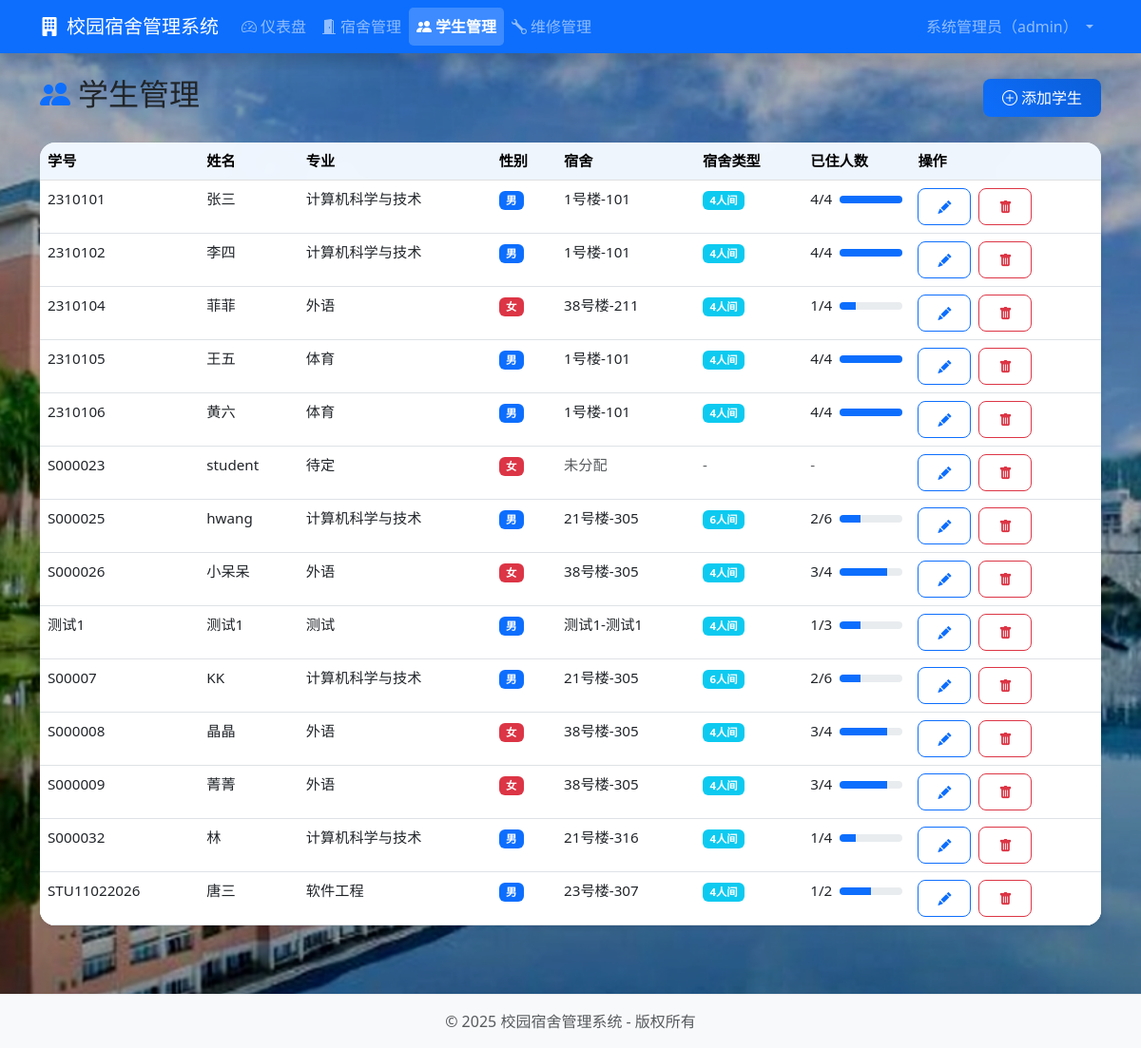
The page /admin/students (signed in) on the database its author committed.
### app.py (models this page shows)
class Student(db.Model):
    id = db.Column(db.Integer, primary_key=True)
    user_id = db.Column(db.Integer, db.ForeignKey('user.id'), unique=True, nullable=False)
    student_id = db.Column(db.String(20), unique=True, nullable=False)  # 学号
    major = db.Column(db.String(50), nullable=False)  # 专业
    gender = db.Column(db.String(10), nullable=False)  # 性别
    dormitory_id = db.Column(db.Integer, db.ForeignKey('dormitory.id'), nullable=True)  # 宿舍
    bed_number = db.Column(db.String(10), nullable=True)  # 床位号
    phone = db.Column(db.String(20), nullable=True)  # 联系电话
    user = db.relationship('User', backref=db.backref('student', uselist=False), lazy=True)

class User(db.Model):
    id = db.Column(db.Integer, primary_key=True)
    username = db.Column(db.String(50), unique=True, nullable=False)
    password = db.Column(db.String(200), nullable=False)  # 加密存储
    role = db.Column(db.String(20), nullable=False)  # admin/student/staff
    name = db.Column(db.String(50), nullable=False)  # 真实姓名
    email = db.Column(db.String(100), unique=True, nullable=True)  # 邮箱字段，用于密码找回
    reset_token = db.Column(db.String(50), nullable=True)  # 重置密码令牌

class Dormitory(db.Model):
    id = db.Column(db.Integer, primary_key=True)
    building = db.Column(db.String(20), nullable=False)  # 楼栋（如1号楼）
    number = db.Column(db.String(20), nullable=False)  # 宿舍号（如101）
    type = db.Column(db.String(20), nullable=False)  # 类型（4人间/6人间）
    capacity = db.Column(db.Integer, nullable=False)  # 容量
    status = db.Column(db.String(20), nullable=False, default='良好')  # 状态
    students = db.relationship('Student', backref='dormitory', lazy=True)

### app.py (the view)
@app.route('/admin/students')
@login_required
@role_required('admin')
def admin_students():
    students = Student.query.join(User).join(Dormitory, isouter=True).all()
    dormitories = Dormitory.query.all()
    return render_template('admin/students.html', students=students, dormitories=dormitories)

### app.py (called while the page is built)
def login_required(f):
    @wraps(f)
    def decorated_function(*args, **kwargs):
        if 'user_id' not in session:
            flash('请先登录！', 'danger')
            return redirect(url_for('login'))
        return f(*args, **kwargs)
    return decorated_function

def role_required(role):
    def decorator(f):
        @wraps(f)
        def decorated_function(*args, **kwargs):
            if 'user_id' not in session:
                flash('请先登录！', 'danger')
                return redirect(url_for('login'))
            if session.get('role') != role:
                flash('权限不足！', 'danger')
                return redirect(url_for('index'))
            return f(*args, **kwargs)
        return decorated_function
    return decorator

### templates/admin/students.html (shortened to what this page needs)
{% extends "base.html" %}
{% block content %}
<div class="d-flex justify-content-between align-items-center mb-4">
    <h2><i class="bi bi-people-fill me-2 text-primary"></i>学生管理</h2>
    <button class="btn btn-primary" data-bs-toggle="modal" data-bs-target="#addStudentModal">
        <i class="bi bi-plus-circle me-1"></i>添加学生
    </button>
</div>
<div class="card shadow-sm rounded-4 overflow-hidden">
    <div class="card-body p-0">
        <div class="table-responsive">
            <table class="table table-hover mb-0">
                <thead class="table-light">
                    <tr>
                        <th>学号</th>
                        <th>姓名</th>
                        <th>专业</th>
                        <th>性别</th>
                        <th>宿舍</th>
                        <th>宿舍类型</th>
                        <th>已住人数</th>
                        <th>操作</th>
                    </tr>
                </thead>
                <tbody>
                    {% for student in students %}
                    <tr>
                        <td>{{ student.student_id }}</td>
                        <td>{{ student.user.name }}</td>
                        <td>{{ student.major }}</td>
                        <td>
                            {% if student.gender == '男' %}
                            <span class="badge bg-primary">{{ student.gender }}</span>
                            {% else %}
                            <span class="badge bg-danger">{{ student.gender }}</span>
                            {% endif %}
                        </td>
                        <td>
                            {% if student.dormitory %}
                            {{ student.dormitory.building }}-{{ student.dormitory.number }}
                            {% else %}
                            <span class="text-muted">未分配</span>
                            {% endif %}
                        </td>
                        <td>
                            {% if student.dormitory %}
                            <span class="badge bg-info">{{ student.dormitory.type }}</span>
                            {% else %}
                            <span class="text-muted">-</span>
                            {% endif %}
                        </td>
                        <td>
                            {% if student.dormitory %}
                            <div class="d-flex align-items-center">
                                <span class="me-2">{{ student.dormitory.students|length }}/{{ student.dormitory.capacity }}</span>
                                <div class="progress flex-grow-1" style="height: 8px;">
                                    <div class="progress-bar"
                                         role="progressbar"
                                         style="width: {{ (student.dormitory.students|length / student.dormitory.capacity * 100)|round(0) if student.dormitory.capacity > 0 else 0 }}%"
                                         aria-valuenow="{{ student.dormitory.students|length }}"
                                         aria-valuemin="0"
                                         aria-valuemax="{{ student.dormitory.capacity }}"></div>
                                </div>
                            </div>
                            {% else %}
                            <span class="text-muted">-</span>
                            {% endif %}
                        </td>
                        <td>
                            <button class="btn btn-sm btn-outline-primary me-1"
                                    data-bs-toggle="modal"
                                    data-bs-target="#editStudentModal"
                                    data-id="{{ student.id }}"
                                    data-name="{{ student.user.name }}"
                                    data-student-id="{{ student.student_id }}"
                                    data-major="{{ student.major }}"
                                    data-gender="{{ student.gender }}"
                                    data-dormitory-id="{{ student.dormitory_id or '' }}">
                                <i class="bi bi-pencil-fill"></i>
                            </button>
                            <form method="POST" action="{{ url_for('delete_student', id=student.id) }}" style="display: inline;">
                                <button type="submit" class="btn btn-sm btn-outline-danger" onclick="return confirm('确定要删除该学生吗？')">
                                    <i class="bi bi-trash-fill"></i>
                                </button>
                            </form>
                        </td>
                    </tr>
                    {% else %}
                    <tr>
                        <td colspan="8" class="text-center py-4 text-muted">暂无学生数据</td>
                    </tr>
                    {% endfor %}
                </tbody>
            </table>
        </div>
    </div>
</div>
{% endblock %}

### static/css/custom.css (style rules this page uses)
body { font-family: 'Segoe UI', Tahoma, Geneva, Verdana, sans-serif; background-color: #f8f9fa; }
.site-background { position: relative; z-index: 1; background-color: transparent !important; }
.card { background-color: rgba(255, 255, 255, 0.9); backdrop-filter: blur(5px); border: none; border-radius: 1rem; box-shadow: 0 0.5rem 1rem rgba(0, 0, 0, 0.1); transition: all 0.3s ease; margin-bottom: 1.5rem; }
.card-body { padding: 1.5rem; }
.btn { border-radius: 0.5rem; transition: all 0.2s ease; font-weight: 500; padding: 0.5rem 1.25rem; }
.btn-primary { background: linear-gradient(45deg, #0d6efd, #0b5ed7); border: none; }
.table { font-size: 0.95rem; background-color: rgba(255, 255, 255, 0.8); border-radius: 0.5rem; }
.table th { font-weight: 600; background-color: rgba(0, 123, 255, 0.05); }

### rows shown on the page
Student: student_id "2310101", user.name "张三", major "计算机科学与技术", gender "男", dormitory.building "1号楼", dormitory.number "101", dormitory.type "4人间", dormitory.students|length "4", dormitory.capacity "4"
Student: student_id "2310102", user.name "李四", major "计算机科学与技术", gender "男", dormitory.building "1号楼", dormitory.number "101", dormitory.type "4人间", dormitory.students|length "4", dormitory.capacity "4"
Student: student_id "2310104", user.name "菲菲", major "外语", gender "女", dormitory.building "38号楼", dormitory.number "211", dormitory.type "4人间", dormitory.students|length "1", dormitory.capacity "4"
Student: student_id "2310105", user.name "王五", major "体育", gender "男", dormitory.building "1号楼", dormitory.number "101", dormitory.type "4人间", dormitory.students|length "4", dormitory.capacity "4"
Student: student_id "2310106", user.name "黄六", major "体育", gender "男", dormitory.building "1号楼", dormitory.number "101", dormitory.type "4人间", dormitory.students|length "4", dormitory.capacity "4"
Student: student_id "S000023", user.name "student", major "待定", gender "女", shows "未分配"
Student: student_id "S000025", user.name "hwang", major "计算机科学与技术", gender "男", dormitory.building "21号楼", dormitory.number "305", dormitory.type "6人间", dormitory.students|length "2", dormitory.capacity "6"
Student: student_id "S000026", user.name "小呆呆", major "外语", gender "女", dormitory.building "38号楼", dormitory.number "305", dormitory.type "4人间", dormitory.students|length "3", dormitory.capacity "4"
Student: student_id "测试1", user.name "测试1", major "测试", gender "男", dormitory.building "测试1", dormitory.number "测试1", dormitory.type "4人间", dormitory.students|length "1", dormitory.capacity "3"
Student: student_id "S00007", user.name "KK", major "计算机科学与技术", gender "男", dormitory.building "21号楼", dormitory.number "305", dormitory.type "6人间", dormitory.students|length "2", dormitory.capacity "6"
Student: student_id "S000008", user.name "晶晶", major "外语", gender "女", dormitory.building "38号楼", dormitory.number "305", dormitory.type "4人间", dormitory.students|length "3", dormitory.capacity "4"
Student: student_id "S000009", user.name "菁菁", major "外语", gender "女", dormitory.building "38号楼", dormitory.number "305", dormitory.type "4人间", dormitory.students|length "3", dormitory.capacity "4"
Student: student_id "S000032", user.name "林", major "计算机科学与技术", gender "男", dormitory.building "21号楼", dormitory.number "316", dormitory.type "4人间", dormitory.students|length "1", dormitory.capacity "4"
Student: student_id "STU11022026", user.name "唐三", major "软件工程", gender "男", dormitory.building "23号楼", dormitory.number "307", dormitory.type "4人间", dormitory.students|length "1", dormitory.capacity "2"

### other values the page prints
{{ session.name }} "系统管理员"
{{ session.role }} "admin"
